Frame 1 (no input): blank canvas, image omitted
Frame 60 (no input): blank canvas, image omitted
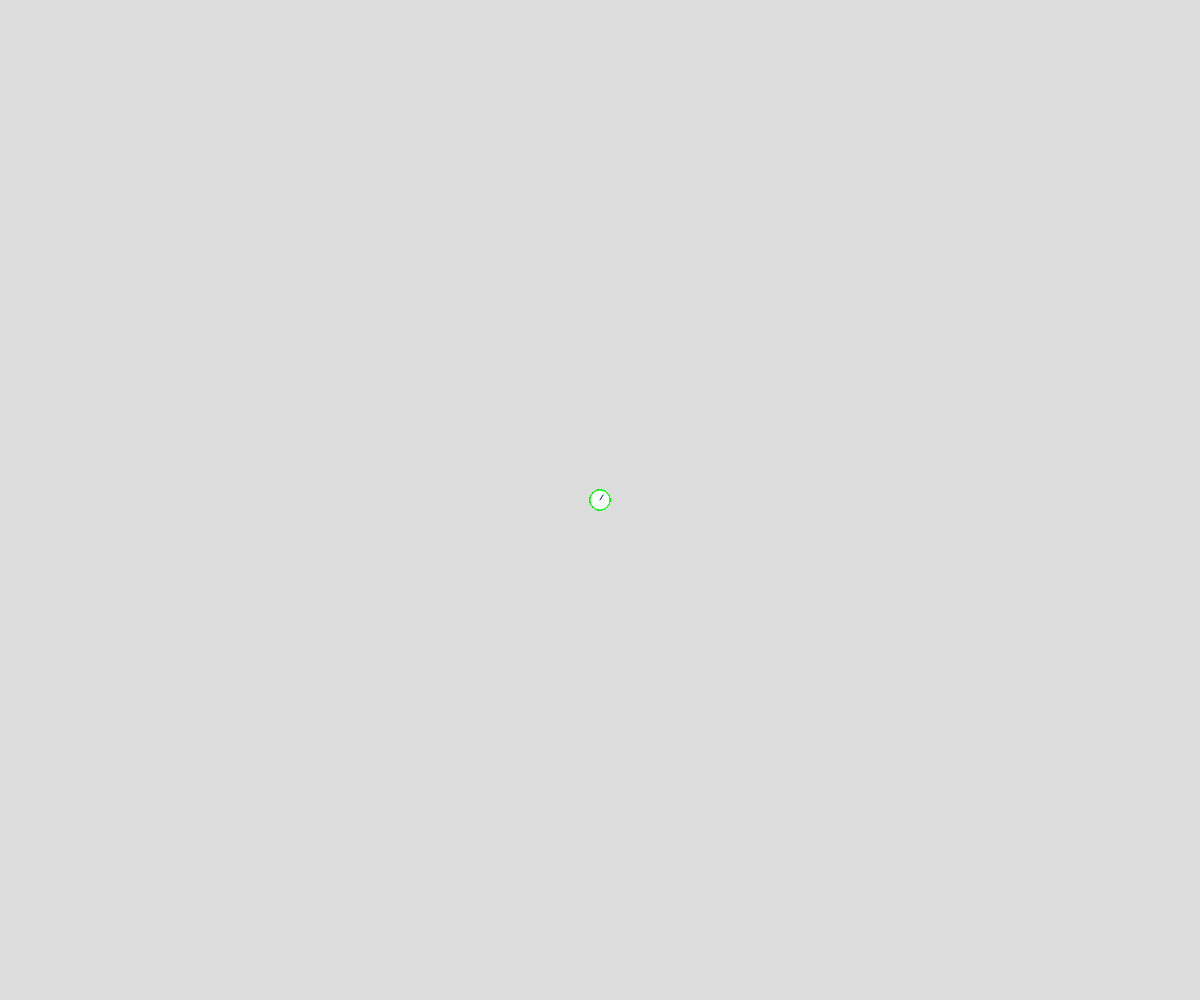
Frame 120 (the mouse pressed at the canvas centre since frame 60)

The p5.js sketch whose frames 1 and 60 were blank and that drew this single picture after the mouse press (run headless with seeded random() and noise() and a simulated clock; from frame 60 on, the mouse is pressed at the canvas centre):

// p5.js sketch
// ── sketch.js
// Vectors Demo
// Demi Bejide 
// 27th October, 2026

let objects = [];
async function setup() {
  createCanvas(windowWidth, windowHeight);
}

function draw() {
  background(220);
  if(mouseIsPressed){
    objects.push(new Ball(mouseX, mouseY));
  }

  //process objects
  for(let o of objects){
    if(keyIsDown(' ')){
      o.move();
    }  
    o.display();
  }
}

class Ball{
  constructor(x,y){
    this.pos = createVector(x,y);
    this.vel = createVector(random(0,5),-5);
    this.grav = createVector(0,0.2);
  }
  
  calcMouse(){
    //mouse vector "attractor" calculations
    this.force = createVector(mouseX,mouseY);
    this.force.sub(this.pos);
    this.force.normalize(); //sets hyp to 1
    this.force.mult(2); //Scales by factor of 2
  }
  move(){
    if(false){
      this.calcMouse(); //update mouse vector
      this.vel.add(this.force);
      this.vel.limit(20); //can't go outside 20
    }
    else{
      this.vel.add(this.grav); //apply gravity
    }
    this.pos.add(this.vel);
    
    // wall bounce
    if(this.pos.x < 0 || this.pos.x > width){
      
    }
    //floor bounce
    if(this.pos.y > height){
      this.vel.y *= -0.9;
    }
  } 
  display(){
    //display the ball
    circle(this.pos.x,this.pos.y,20);

    //display the vectors 
    if(true){
      stroke(255,0,0);
      //line(0,0,this.pos.x,this.pos.y); // POS Vector

      let endX  = this.pos.x + this.vel.x;
      let endY = this.pos.y + this.vel.y;

      stroke(0,0,255); // VEL Vector
      line(this.pos.x,this.pos.y,endX,endY);

      stroke(0,255,0);
      line(endX,endY,endX + this.grav.x,endY + this.grav.y); 
    }
  }
}
